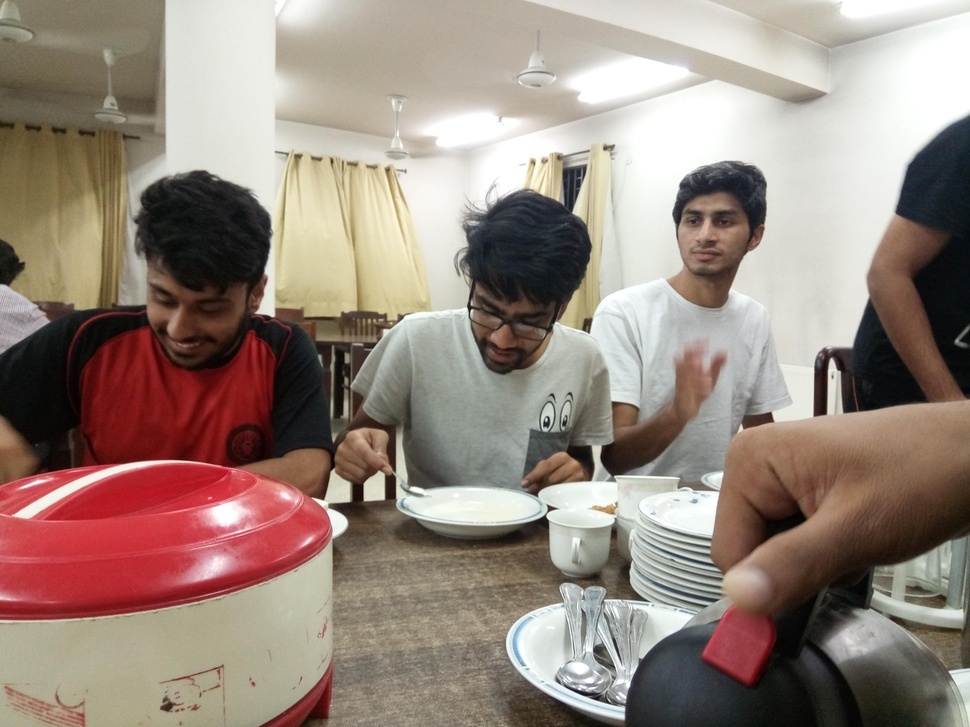
#> input picture Lab 02/task34.jpg, 970 x 727 px, shrunk from 4160 x 3120 before the run
$ python task34.py
#> lines starting #> are read from the running program, lines starting #| are printed output that depends on the picture
import sys
import numpy as np
import matplotlib.pyplot
import matplotlib.image

file = "task34.jpg"
img = matplotlib.image.imread(file)
#> img is the input picture: shape (727, 970, 3); mean R, G, B 151.3, 134.9, 124.8
gray_img = np.dot(img[...,:3], [0.299, 0.587, 0.114])
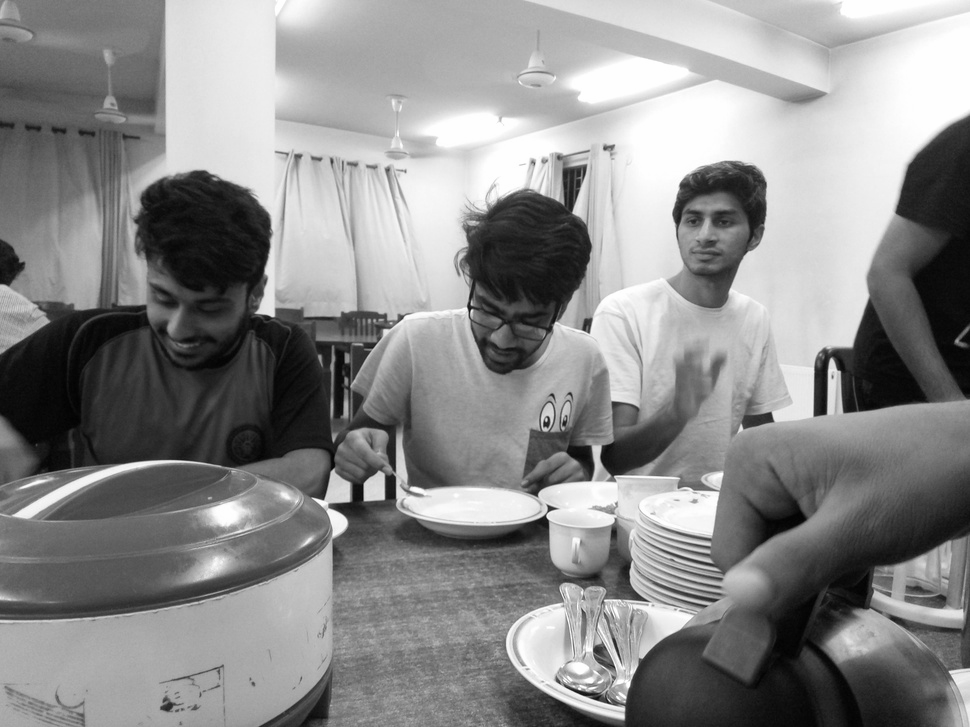
#> gray_img: shape (727, 970) float64; min 1.71, max 255, mean 138.6
matplotlib.pyplot.imshow(gray_img, cmap = matplotlib.pyplot.get_cmap('gray'))
matplotlib.pyplot.show()
outFileName = file.split('.')[0] + "_grayscale(manual).jpg"
matplotlib.pyplot.imsave(outFileName, gray_img, cmap="gray")
print("Grayscale")
print("Image", file, "Converted to", outFileName)
